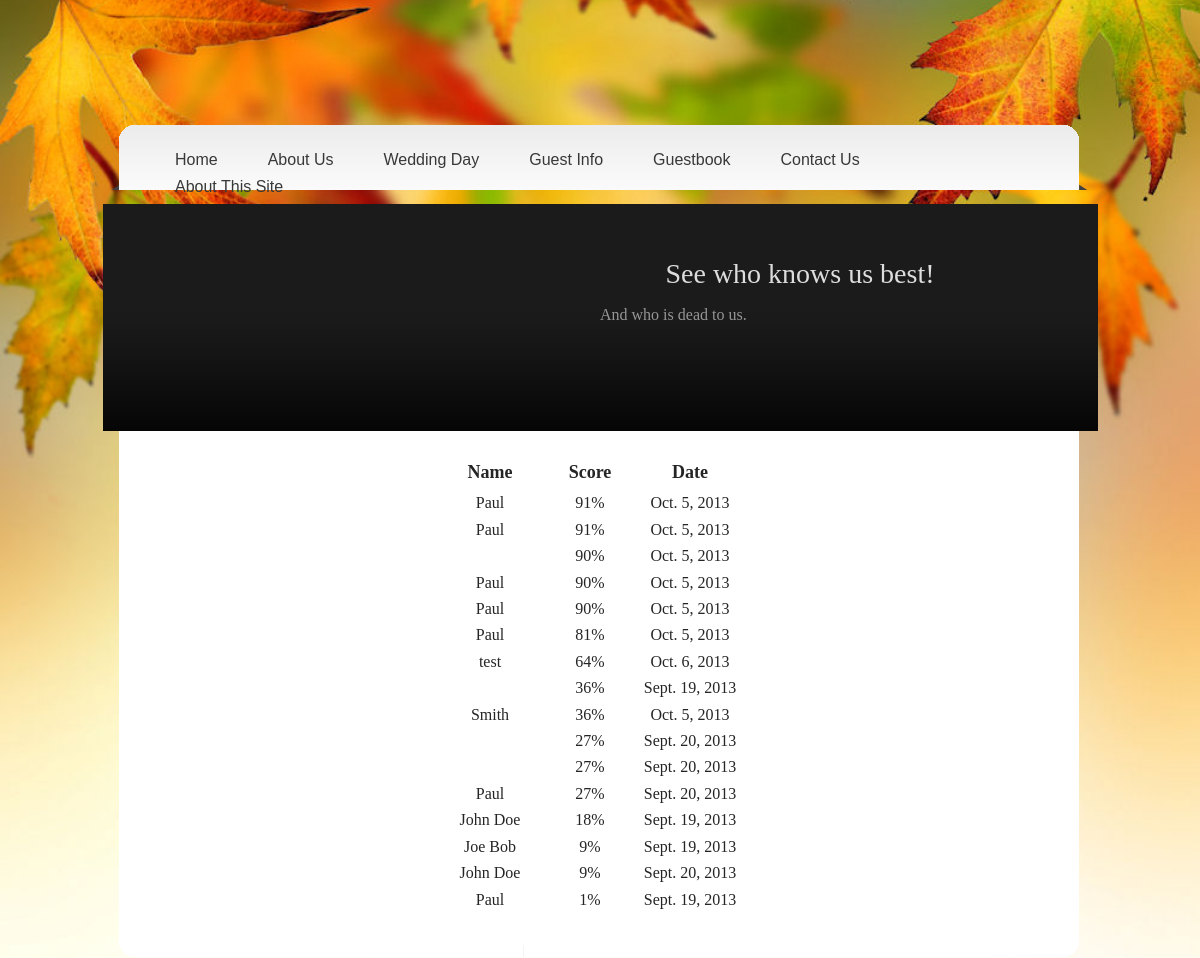
The app's page /high_scores/ with its own data.
### quiz/models.py (models this page shows)
class Result(models.Model):
	name = models.CharField(max_length=256)
	date_taken = models.DateField(auto_now_add=True)
	score = models.IntegerField()

### quiz/views.py (the view)
# urls.py: url(r'^high_scores/$', 'quiz.views.high_scores', name='high_scores'),
def high_scores(request):
	scores = Result.objects.order_by('-score')
	return render_to_response('high_scores.html',
			{'scores' : scores},
			RequestContext(request))

### quiz/templates/high_scores.html (shortened to what this page needs)
{% extends "base.html" %}
  {% block content %}
    <div id="templatemo_middle">
    	<div id="middle_img"><iframe width="285" height="186" src="//www.youtube.com/embed/HrLEQmMrRFw?rel=0&start=4&showinfo=0&modestbranding=1" frameborder="0" allowfullscreen></iframe></div>
        <div id="m_right">
	        <h1>See who knows us best!</h1>
            <p>And who is dead to us.</p>
		    </div>
    </div>
    <div id="templatemo_content">
          <table id="high_scores">
            <tr>
              <th>Name</th>
              <th>Score</th>
              <th>Date</th>
            </tr>
        {% for score in scores %}
          <tr>
            <td>{{ score.name }}</td>
            <td>{{ score.score }}%</td>
            <td>{{ score.date_taken }}</td>
          </tr>
        {% endfor %}
          </table>
      </div>
      <div id="templatemo_content_bottom"></div>
    {% endblock %}

### mainsite/templates/base.html (shortened to what this page needs)
<!DOCTYPE html PUBLIC "-//W3C//DTD XHTML 1.0 Transitional//EN" "http://www.w3.org/TR/xhtml1/DTD/xhtml1-transitional.dtd">
<html xmlns="http://www.w3.org/1999/xhtml">
<head>
<link rel="stylesheet" href="/static/js/fancybox/jquery.fancybox.css" type="text/css" media="screen" />
<link rel="stylesheet" href="/static/js/fancybox/helpers/jquery.fancybox-buttons.css?v=1.0.5" type="text/css" media="screen" />
<link rel="stylesheet" href="/static/css/bootstrap.min.css"  media="screen">
<link rel="stylesheet" href="/static/css/templatemo_style.css"  type="text/css" />
{% load user_agents %}
</head>
<body>
<div id="templatemo_wrapper">
    <div id="templatemo_header">
    </div>
    <div id="templatemo_menu">
        <ul>
              <li><a href="/">Home</a></li>
              <li><a href="#">About Us</a>
              </li>
              <li><a href="#" class='header_link' >Wedding Day</a>
              </li>
              <li><a href="#" class='header_link'>Guest Info</a>
              </li>
              <li><a href="/guestbook/">Guestbook</a></li>
              <li><a href="mailto:paulandjason27@gmail.com" target="_blank" >Contact Us</a></li>
              <li><a href="https://github.com/pnichols104/wedding-website#wedding-website" target="_blank" class="last">About This Site</a></li>
        </ul>
    </div>
    {% block content %}{% endblock %}
</body>
</html>

### mainsite/static/css/templatemo_style.css (style rules this page uses)
html { overflow-y:scroll; }
body { margin: 0px; padding: 0px; color: #252525; font-family: Tahoma, Geneva, sans-serif; font-size: 12px; line-height: 1.7em; background: url(/static/images/leaves_background2.jpg) no-repeat center center fixed; -webkit-background-size: cover; -moz-background-size: cover; -o-background-size: cover; background-size: cover; }
a, a:link, a:visited { color: #00bb06; font-weight: bold; text-decoration: none; }
p { margin: 0 0 10px 0; padding: 0; }
h1, h2, h3, h4, h5, h6, #countdown { color: #333; font-weight: normal; font-family: Georgia, "Times New Roman", Times, serif }
h1 { font-size: 28px; }
#templatemo_wrapper { width: 1000px; margin: 0 auto }
#templatemo_header { height: 125px; width: 940px; padding: 0 30px; position:relative; }
#templatemo_menu { width: 990px; height: 65px; padding: 25px 50px 0; font-size: 16px; background: url(/static/images/templatemo_menu.png) no-repeat; }
#templatemo_menu ul { z-index: 1001; float: left; width: auto; margin: 0; padding: 0; list-style: none; position: relative; }
#templatemo_menu ul li { padding: 0px; margin: 0px; display: inline; float: left; }
#templatemo_menu ul li a { float: none; display: block; height: 27px; padding: 0 25px; margin: 0; font-size: 16px; text-align: left; text-decoration: none; color: #383838; font-weight: normal; outline: none; border: none; }
#templatemo_menu ul li .last { background: none }
#templatemo_menu ul:after { content: ""; clear: both; display: block; }
#templatemo_middle { clear: both; width: 1000px; height: 227px; padding: 15px 50px; background: url(/static/images/templatemo_slider.png) no-repeat; }
#templatemo_middle #middle_img { float: left; position: relative; left: 33px; width: 285px; height: 186px; padding: 6px; }
#m_right, #ackbar_speech { float: right; width: 450px; padding-top: 20px; padding-right: 50px; }
#m_right h1, #ackbar_speech h1 { color: #ddd; margin-bottom: 15px; text-align: center }
#m_right p { color: #969696; font-size: 16px; font-family: Georgia, "Times New Roman", Times, serif; text-align: justify }
#templatemo_content { clear: both; width: 980px; padding: 30px 50px; background: url(/static/images/templatemo_content.png) repeat-y; text-align: justify; }
#templatemo_content_bottom { clear: both; height: 13px; background: url(/static/images/templatemo_content_bottom.png) no-repeat }
.last { margin: 0 }
#high_scores { margin-right: auto; margin-left: auto; font-family: Georgia, "Times New Roman", Times, serif; }
#high_scores th { font-size: 18px; width: 100px; padding-bottom: 10px; text-align: center; }
#high_scores td { font-size: 16px; text-align: center; padding-bottom: 5px; width: auto; }

### records on screen
Result: name "Paul", score "91", date_taken "Oct. 5, 2013"
Result: name "Paul", score "91", date_taken "Oct. 5, 2013"
Result: score "90", date_taken "Oct. 5, 2013"
Result: name "Paul", score "90", date_taken "Oct. 5, 2013"
Result: name "Paul", score "90", date_taken "Oct. 5, 2013"
Result: name "Paul", score "81", date_taken "Oct. 5, 2013"
Result: name "test", score "64", date_taken "Oct. 6, 2013"
Result: score "36", date_taken "Sept. 19, 2013"
Result: name "Smith", score "36", date_taken "Oct. 5, 2013"
Result: score "27", date_taken "Sept. 20, 2013"
Result: score "27", date_taken "Sept. 20, 2013"
Result: name "Paul", score "27", date_taken "Sept. 20, 2013"
Result: name "John Doe", score "18", date_taken "Sept. 19, 2013"
Result: name "Joe Bob", score "9", date_taken "Sept. 19, 2013"
Result: name "John Doe", score "9", date_taken "Sept. 20, 2013"
Result: name "Paul", score "1", date_taken "Sept. 19, 2013"
